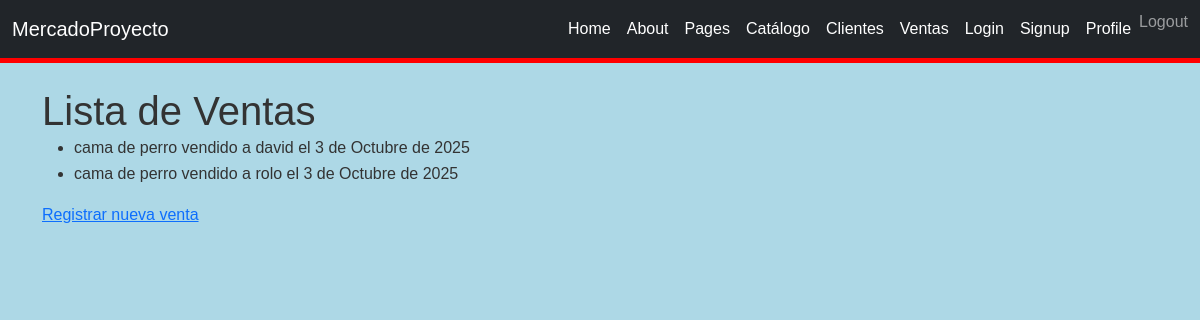
The page /ventas/ on the database as committed earlier.
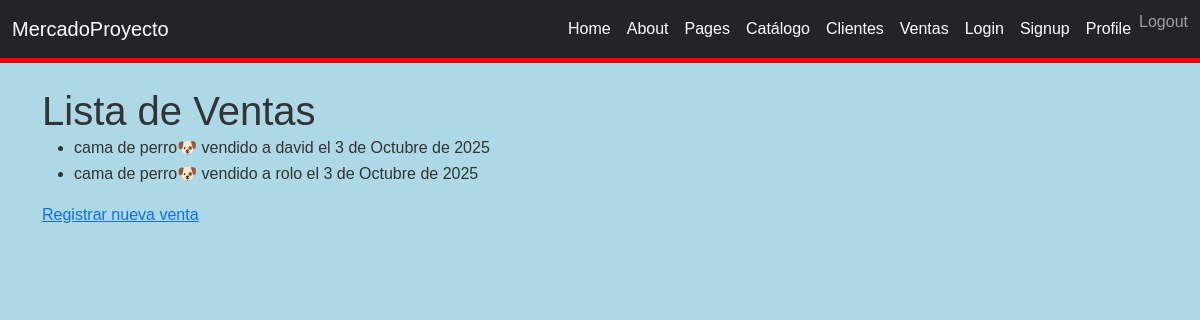
The same page on the database as committed later.
### tienda/models.py (models this page shows, shortened)
class Venta(models.Model): # 👈 CAMBIO AQUÍ: de Pedido a Venta
    cliente = models.ForeignKey(Cliente, on_delete=models.CASCADE)
    producto = models.ForeignKey(Producto, on_delete=models.CASCADE)
    fecha = models.DateField(auto_now_add=True) # Usamos auto_now_add=True para que se ponga la fecha automáticamente al crear.

class Producto(models.Model):
    nombre = models.CharField(max_length=100)
    precio = models.DecimalField(max_digits=10, decimal_places=2)

class Cliente(models.Model):
    nombre = models.CharField(max_length=100)
    email = models.EmailField(unique=True)

### tienda/views.py (the view)
# urls.py: path('ventas/', views.lista_ventas, name='lista_ventas'),
def lista_ventas(request):
    ventas = Venta.objects.all()
    return render(request, 'lista_ventas.html', {'ventas': ventas})

### templates/lista_ventas.html (shortened to what this page needs)
{% extends 'base.html' %}
{% block content %}
<h1>Lista de Ventas</h1>
<ul>
    {% for venta in ventas %}
        <li>{{ venta.producto.nombre }} vendido a {{ venta.cliente.nombre }} el {{ venta.fecha }}</li>
    {% endfor %}
</ul>
<a href="{% url 'agregar_venta' %}">Registrar nueva venta</a>
{% endblock %}

Rows that differ between the two databases and show on the page:
changed through a linked row, Venta "david": producto.nombre "cama de perro" → "cama de perro🐶"
changed through a linked row, Venta "rolo": producto.nombre "cama de perro" → "cama de perro🐶"
